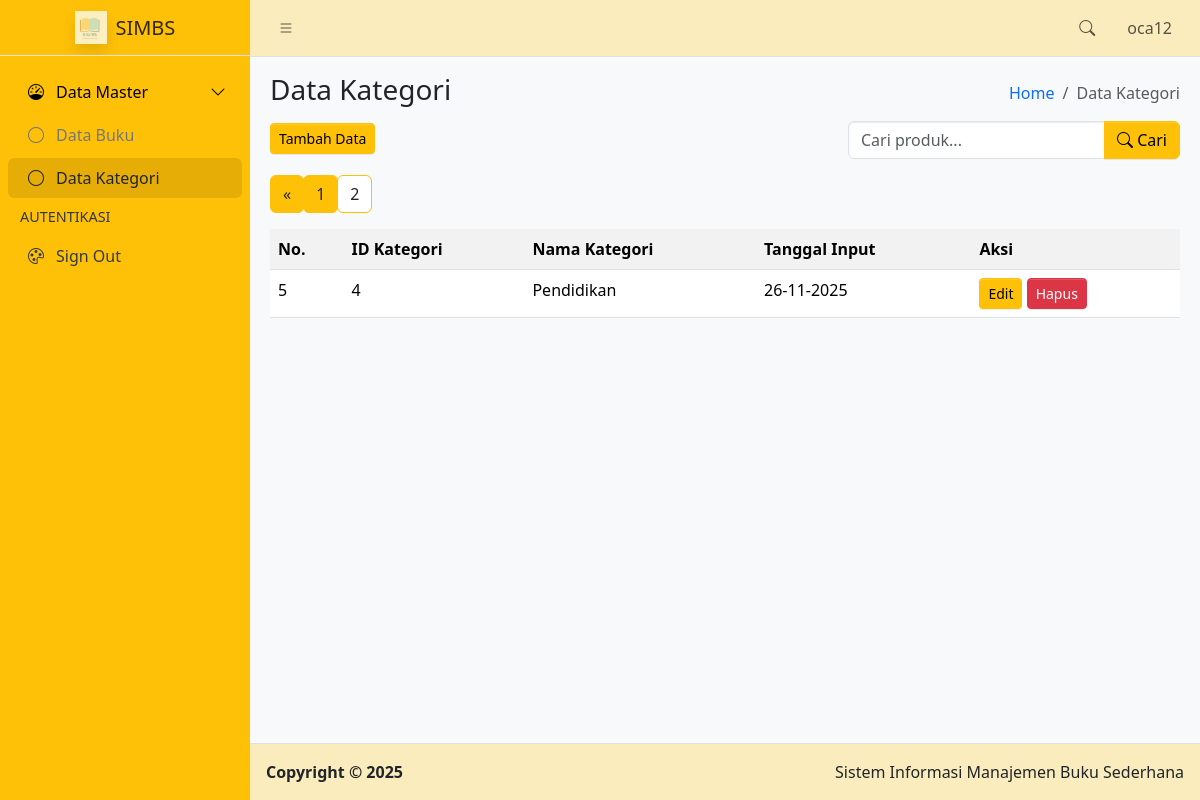
Page /kategori.php?halaman=2 (signed in) on the committed database.
### tables this page shows
CREATE TABLE `kategori` (
  `id_kategori` int(11) NOT NULL,
  `nama_kategori` varchar(100) NOT NULL,
  `tanggal_input` timestamp NOT NULL DEFAULT current_timestamp() ON UPDATE current_timestamp(),
  `aksi` varchar(50) DEFAULT ''
);

### function.php (called while the page is built, shortened)
<?php
$conn = mysqli_connect("localhost", "root", "", "simbs");
function query($query){
    global $conn;
	$result = mysqli_query($conn, $query);
	$rows = [];
	while( $row = mysqli_fetch_assoc($result) ) {
		$rows[] = $row;
	}
	return $rows;
}
?>

### kategori.php (the view, shortened to what this page needs)
<?php
require("function.php");
$jumlahDataPerHalaman = 4;
$jumlahData = count(query("SELECT * FROM kategori"));
$jumlahHalaman = ceil($jumlahData / $jumlahDataPerHalaman);
$halamanAktif = isset($_GET["halaman"]) ? $_GET["halaman"] : 1;
$awalData = ($halamanAktif - 1) * $jumlahDataPerHalaman;
$kategori = query("
    SELECT * FROM kategori
    ORDER BY tanggal_input DESC
    LIMIT $awalData, $jumlahDataPerHalaman
");
?>
<!doctype html>
<html lang="en">
  <head>
    <link
      rel="stylesheet"
      href="https://cdn.jsdelivr.net/npm/@fontsource/source-sans-3@5.0.12/index.css"
      media="print"
      onload="this.media='all'"
    />
    <link
      rel="stylesheet"
      href="https://cdn.jsdelivr.net/npm/overlayscrollbars@2.11.0/styles/overlayscrollbars.min.css"
    />
    <link
      rel="stylesheet"
      href="https://cdn.jsdelivr.net/npm/bootstrap-icons@1.13.1/font/bootstrap-icons.min.css"
    />
    <link rel="stylesheet" href="dist/css/adminlte.min.css" />
    <link
      rel="stylesheet"
      href="https://cdn.jsdelivr.net/npm/apexcharts@3.37.1/dist/apexcharts.css"
    />
    <link
      rel="stylesheet"
      href="https://cdn.jsdelivr.net/npm/jsvectormap@1.5.3/dist/css/jsvectormap.min.css"
    />
  </head>
  <body class="layout-fixed sidebar-expand-lg bg-body-tertiary">
    <div class="app-wrapper">
      <nav class="app-header navbar navbar-expand bg-warning bg-opacity-25">
        <div class="container-fluid">
          <ul class="navbar-nav">
            <li class="nav-item">
              <a class="nav-link" data-lte-toggle="sidebar" href="#" role="button">
                <i class="bi bi-list"></i>
              </a>
            </li>
          </ul>
          <ul class="navbar-nav ms-auto">
            <li class="nav-item">
              <a class="nav-link" data-widget="navbar-search" href="#" role="button">
                <i class="bi bi-search"></i>
              </a>
            </li>
            <li class="nav-item dropdown user-menu">
              <a href="#" class="nav-link dropdown-toggle" data-bs-toggle="dropdown">
                <span class="d-none d-md-inline">
                        <?= isset($_SESSION['username']) ? $_SESSION['username'] : 'User'; ?>
                    </span>
              </a>
            </li>
          </ul>
        </div>
      </nav>
      <aside class="app-sidebar bg-warning">
        <div class="sidebar-brand">
          <a href="index.php" class="brand-link">
            <img
              src="dist/assets/img/SIMBS.png.jpeg"
              alt="AdminLTE Logo"
              class="brand-image opacity-75 shadow"
            />
            <span class="brand-text fw-light">SIMBS</span>
          </a>
        </div>
        <div class="sidebar-wrapper">
          <nav class="mt-2">
            <ul
              class="nav sidebar-menu flex-column"
              data-lte-toggle="treeview"
              role="navigation"
              aria-label="Main navigation"
              data-accordion="false"
              id="navigation"
            >
              <li class="nav-item menu-open">
                <a href="#" class="nav-link active">
                  <i class="nav-icon bi bi-speedometer"></i>
                  <p>
                    Data Master
                  </p>
                </a>
                <ul class="nav nav-treeview">
                  <li class="nav-item">
                    <a href="index.php" class="nav-link">
                      <i class="nav-icon bi bi-circle"></i>
                      <p>Data Buku</p>
                    </a>
                  </li>
                  <li class="nav-item">
                    <a href="kategori.php" class="nav-link active <?= ($activePage == 'kategori') ? 'active bg-warning text-dark' : '' ?>">
                      <i class="nav-icon bi bi-circle"></i>
                      <p>Data Kategori</p>
                    </a>
                  </li>
                </ul>
              </li>
              <li class="nav-header">AUTENTIKASI</li>
              <li class="nav-item">
                <a href="logout.php" class="nav-link <?= ($activePage == 'kategori') ? 'active bg-warning text-dark' : '' ?>">
                  <i class="nav-icon bi bi-palette"></i>
                  <p>Sign Out</p>
                </a>
              </li>
            </ul>
          </nav>
        </div>
      </aside>
      <main class="app-main">
        <div class="app-content-header">
          <div class="container-fluid">
            <div class="row">
              <div class="col-sm-6">
                <h3 class="mb-3">Data Kategori</h3>
                <a href="tambah_kategori.php">
                  <button class="btn-sm btn btn-warning">Tambah Data</button>
                </a>
              </div>
              <div class="col-sm-6 d-flex flex-column align-items-end">
                <ol class="breadcrumb">
                  <li class="breadcrumb-item"><a href="#">Home</a></li>
                  <li class="breadcrumb-item active" aria-current="page">Data Kategori</li>
                </ol>
                <form class="mt-2" method="POST">
                  <div class="input-group">
                  <input
                    type="text"
                    class="form-control"
                    name="keyword"
                    placeholder="Cari produk..."
                  >
                  <button class="btn btn-warning" type="submit" name="tombol_search">
                    <i class="bi bi-search"></i> Cari
                  </button>
                </div>
                </form>
              </div>
            </div>
          </div>
        </div>
        <div class="app-content">
          <div class="container-fluid">
            <div class="row">
              <div class="col">
                <nav aria-label="Page navigation example">
                    <ul class="pagination pagination-warning">
                        <?php if ($halamanAktif > 1) : ?>
                            <li class="page-item">
                                <a class="page-link bg-warning text-dark border-warning" href="?halaman=<?= $halamanAktif - 1; ?>">&laquo;</a>
                            </li>
                        <?php endif; ?>
                        <?php for ($i = 1; $i <= $jumlahHalaman; $i++) : ?>
                            <?php if ($i == $halamanAktif) : ?>
                                <li class="page-item active">
                                    <a class="page-link bg-white text-dark border-warning" href="?halaman=<?= $i; ?>"><?= $i; ?></a>
                                </li>
                            <?php else : ?>
                                <li class="page-item">
                                    <a class="page-link bg-warning text-dark border-warning" href="?halaman=<?= $i; ?>"><?= $i; ?></a>
                                </li>
                            <?php endif; ?>
                        <?php endfor; ?>
                    </ul>
                </nav>
                <table class="table table-striped table-hover">
                  <tr>
                    <th>No.</th>
                    <th>ID Kategori</th>
                    <th>Nama Kategori</th>
                    <th>Tanggal Input</th>
                    <th>Aksi</th>
                </tr>
                    <?php $no = $awalData + 1; ?>
                    <?php foreach($kategori as $row): ?>
                    <tr>
                        <td><?= $no++; ?></td>
                        <td><?= $row['id_kategori']; ?></td>
                        <td><?= $row['nama_kategori']; ?></td>
                        <td><?= date('d-m-Y', strtotime($row['tanggal_input'])); ?></td>
                        <td>
                            <a href="ubah_kategori.php?id=<?= $row['id_kategori']; ?>" class="btn btn-warning btn-sm">Edit</a>
                            <a href="hapus_kategori.php?id=<?= $row['id_kategori'] ?>" onclick="return confirm('Yakin ingin menghapus data ini?');">
                        <button class="btn btn-danger btn-sm">Hapus</button>
                        </a>
                      </td>
                </tr>
                <?php endforeach; ?>
                </table>
              </div>
            </div>
          </div>
        </div>
      </main>
      <footer class="app-footer bg-warning bg-opacity-25 text-dark">
        <div class="float-end d-none d-sm-inline">Sistem Informasi Manajemen Buku Sederhana</div>
        <strong>
          Copyright &copy; 2025&nbsp;
        </strong>
      </footer>
    </div>
  </body>
</html>

### rows in the picture
kategori: id_kategori "4", nama_kategori "Pendidikan", tanggal_input "26-11-2025"

### other values in the picture
$_SESSION['username'] "oca12"
